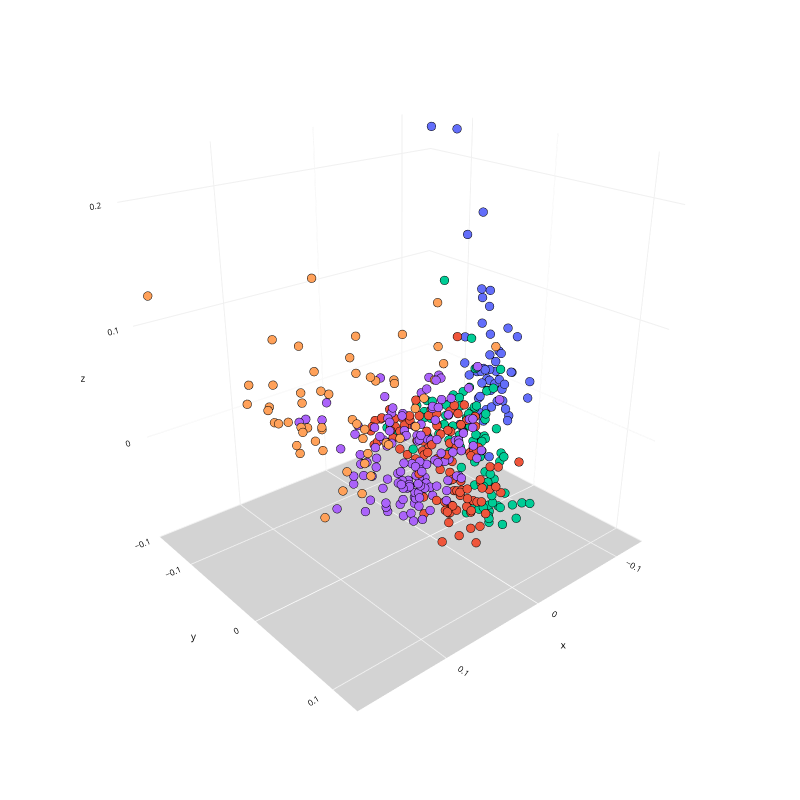

Notebook code for this chart:
### Markdown cell above
**Creamos un mapa 3D para observar los cluster del nivel de Indigencia**

### Code cell
Plot3D(lle3comp, y, 'LLE de 3 dimensiones')
